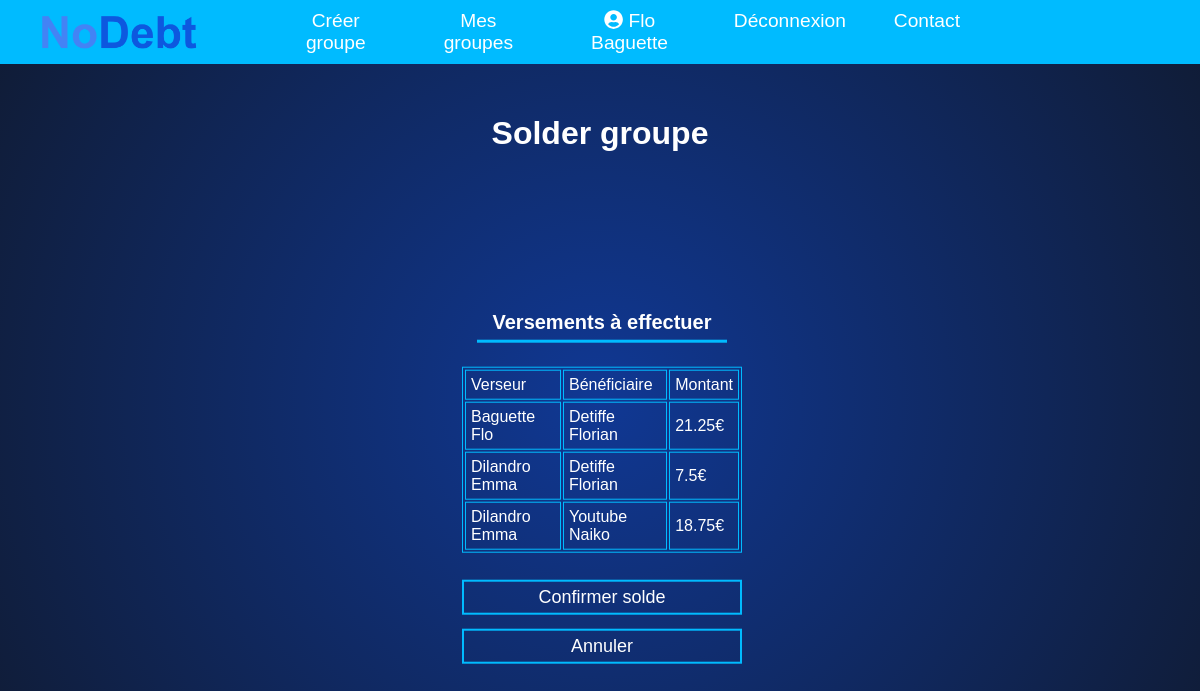
The app's page /soldeGroup.php?gid=4 (signed in) with its own data.
### tables this page shows
CREATE TABLE `Utilisateur` (
  `uid` int(11) NOT NULL,
  `courriel` varchar(256) NOT NULL,
  `nom` text,
  `prenom` text,
  `motPasse` text,
  `estActif` tinyint(1) DEFAULT NULL
);

CREATE TABLE `Groupe` (
  `gid` int(11) NOT NULL,
  `nom` text,
  `devise` varchar(20) DEFAULT NULL,
  `uid` int(11) DEFAULT NULL
);

CREATE TABLE `Participer` (
  `uid` int(11) NOT NULL,
  `gid` int(11) NOT NULL,
  `estConfirme` tinyint(1) DEFAULT NULL
);

### php/db_depense.inc.php (called while the page is built, shortened)
<?php
class DepenseRepository {
    public function getTotalByGid($gid) {
        $result  = null;
        try {
            $bdd = DBLink::connect2db(MYDB, $message);
            $stmt = $bdd->prepare("SELECT SUM(montant) FROM ".self::TABLE_NAME." WHERE gid = :gid");
            $stmt->bindValue(':gid', $gid);
            if ($stmt->execute()){
                $result = $stmt->fetch(PDO::FETCH_NUM);
            }
        } catch(PDOException $e) {}
        return $result[0];
    }
    public function getTotalFromUserByGid($uid, $gid) {
        $result  = null;
        try {
            $bdd = DBLink::connect2db(MYDB, $message);
            $stmt = $bdd->prepare("SELECT SUM(montant) FROM ".self::TABLE_NAME." WHERE gid = :gid && uid = :uid");
            $stmt->bindValue(':gid', $gid);
            $stmt->bindValue(':uid', $uid);
            if ($stmt->execute()){
                $result = $stmt->fetch(PDO::FETCH_NUM);
            }
        } catch(PDOException $e) {}
        return $result[0];
    }
}

### php/db_utilisateur.inc.php (called while the page is built, shortened)
<?php
class UtilisateurRepository {
    public function getUtilisateurById($uid) {
        $result = null;
        try {
            $bdd = DBLink::connect2db(MYDB, $message);
            $stmt = $bdd->prepare("SELECT * FROM " . self::TABLE_NAME . " WHERE uid = :uid");
            $stmt->bindValue(':uid', $uid);
            if ($stmt->execute()) {
                $result = $stmt->fetchObject("Utilisateur\Utilisateur");
            } else {
                $message .= 'Une erreur système est survenue.<br> Veuillez essayer à nouveau plus tard ou contactez l\'administrateur du site. (Code erreur: ' . $stmt->errorCode() . ')<br>';
            }
        } catch (PDOException $e) {
            $message .= $e->getMessage() . '<br>';
        }
        return $result;
    }
    public function getUtilisateursFromGid($gid) {
        $result  = null;
        try {
            $bdd = DBLink::connect2db(MYDB, $message);
            $stmt = $bdd->prepare("SELECT * FROM ".self::TABLE_NAME." u JOIN Participer p on u.uid = p.uid WHERE p.gid = :gid && p.estConfirme = 1");
            $stmt->bindValue(':gid', $gid);
            if ($stmt->execute()){
                $result = $stmt->fetchAll(PDO::FETCH_CLASS, "Utilisateur\Utilisateur");
            }
        } catch(PDOException $e) {}
        return $result;
    }
}

### php/myFct.inc.php (called while the page is built, shortened)
<?php
require_once 'db_utilisateur.inc.php';
function calculerVersements(array $differenceArray, array $versements)
{
    foreach ($differenceArray as $currentUid => $currentD) {
        if ($currentD > 0) {
            while ($currentD != 0) {
                $initialD = $currentD;
                $firstNeg = getFirstNegative($differenceArray);
                $currentD += $firstNeg[1];
                if ($currentD < 0) {
                    $prob = abs($currentD);
                    $firstNeg[1] = $currentD;
                    $versement = new Versement();
                    $versement->uidVerseur = $firstNeg[0];
                    $versement->uidBenefi = $currentUid;
                    $versement->montant = $initialD;
                    $versements[] = $versement;
                    $currentD += $prob;
                    actualizeFirstNeg($differenceArray, $firstNeg);
                    actualizeCurrent($differenceArray, $currentUid, $currentD);
                } else if ($currentD > 0) {
                    $versement = new Versement();
                    $versement->uidVerseur = $firstNeg[0];
                    $versement->uidBenefi = $currentUid;
                    $versement->montant = abs($firstNeg[1]);
                    $versements[] = $versement;
                    $firstNeg[1] = 0;
                    actualizeFirstNeg($differenceArray, $firstNeg);
                    actualizeCurrent($differenceArray, $currentUid, $currentD);
                } else {
                    $versement = new Versement();
                    $versement->uidVerseur = $firstNeg[0];
                    $versement->uidBenefi = $currentUid;
                    $versement->montant = abs($firstNeg[1]);
                    $versements[] = $versement;
                }
            }
        }
    }
    return array($versements, $differenceArray);
}
function getFirstNegative($differenceArray) {
    foreach ($differenceArray as $uid => $d) {
        if($d < 0) {
            return array($uid, $d);
        }
    }
    return NULL;
}
function actualizeCurrent(&$differenceArray, $currentUid, $currentD) {
    foreach ($differenceArray as $uid => $d) {
        if($currentUid == $uid) {
            $differenceArray[$uid] = $currentD;
        }
    }
}

### php/db_groupe.inc.php (called while the page is built, shortened)
<?php
class GroupeRepository {
    public function showGroupById($gid) {
        $result = null;
        try {
            $bdd = DBLink::connect2db(MYDB, $message);
            $stmt = $bdd->prepare("SELECT * FROM " . self::TABLE_NAME . " WHERE gid = :gid");
            $stmt->bindValue(':gid', $gid);
            if ($stmt->execute()) {
                $result = $stmt->fetchObject("Groupe\Groupe");
            } else {
                $message .= 'Une erreur système est survenue.<br> Veuillez essayer à nouveau plus tard ou contactez l\'administrateur du site. (Code erreur: ' . $stmt->errorCode() . ')<br>';
            }
        } catch (PDOException $e) {
            $message .= $e->getMessage() . '<br>';
        }
        return $result;
    }
}

### soldeGroup.php (the view, shortened to what this page needs)
<?php
require_once 'php/db_depense.inc.php';
require_once 'php/db_utilisateur.inc.php';
require_once 'php/db_groupe.inc.php';
require_once 'php/myFct.inc.php';
$gid = $_GET['gid'];
$groupeRepository = new GroupeRepository();
$group = $groupeRepository->showGroupById($gid);
$devise = "";
if (strcmp($group->devise, "euro") == 0) {
    $devise = "€";
} else {
    $devise = "$";
}
$utilisateurRepository = new UtilisateurRepository();
$utilisateurs = $utilisateurRepository->getUtilisateursFromGid($gid);
$depenseRepository = new DepenseRepository();
$depenses = $depenseRepository->getAllDepenseByGid($gid);
$total = $depenseRepository->getTotalByGid($gid);
$moyPerUser = $total / sizeof($utilisateurs);
$differenceArray = array();
foreach ($utilisateurs as $u) {
    $diff = round(($depenseRepository->getTotalFromUserByGid($u->uid, $gid) - $moyPerUser), 2);
    $differenceArray[$u->uid] = $diff;
}
if (empty($depenses)) {
    $message = "Il n'y a aucune dépense pour ce groupe";
} else if (sizeof($utilisateurs) == 1) {
    $message = "Il n'y a qu'un seul utilisateur dans ce groupe";
} else {
    $versements = array();
    list($versements, $differenceArray) = calculerVersements($differenceArray, $versements);
}
include("inc/header.inc.php");
?>
<main class="groupsMain">
    <h1>Solder groupe</h1>
    <section>
        <form method="post">
            <fieldset class="fieldset-box">
                <h2>Versements à effectuer</h2>
                <?php
                if (isset($versements)) {
                    echo '
                        <table class="groupsTab">
                <tr>
                    <td>Verseur</td>
                    <td>Bénéficiaire</td>
                    <td>Montant</td>
                </tr>';
                    foreach ($versements as $v) {
                        $verseur = $utilisateurRepository->getUtilisateurById($v->uidVerseur);
                        $benefi = $utilisateurRepository->getUtilisateurById($v->uidBenefi);
                        echo '
                    <tr>
                        <td>' . $verseur->nom . ' ' . $verseur->prenom . '</td>
                        <td>' . $benefi->nom . ' ' . $benefi->prenom . '</td>
                        <td>' . $v->montant . $devise . '</td>
                    </tr>
                    ';
                    }
                    echo '</table>';
                }
                ?>
                <?php
                if (empty($message)) {
                    echo '
                <input class="btn" type="submit" name="oui" value="Confirmer solde">
                <input class="btn" type="submit" name="non" value="Annuler">
                    ';
                }
                ?>
            </fieldset>
        </form>
    </section>
</main>

### css/styles.css (style rules this page uses)
html, .textbox input, textarea { color: white; }
body { margin: 0; padding: 0; height: 100vh; font-family: sans-serif; background: radial-gradient(circle, rgba(16,56,148,1) 0%, rgba(16,27,51,1) 100%); }
.fieldset-box { margin-top: 50px; width: 280px; position: absolute; top: 27em; left: 50%; transform: translate(-50%, -50%); color: white; border: 0; }
.fieldset-box h2 { font-size: 20px; border-bottom: 3px solid #00BBFF; margin-bottom: 0; padding: 6px 0; }
.btn { width: 100%; background: none; border: 2px solid #00BBFF; color: white; padding: 5px; font-size: 18px; cursor: pointer; margin: 7px 0; transition: border-radius ease-in-out 200ms; }
.groupsMain { padding-top: 100px; }
.groupsMain h1, h2 { text-align: center; margin: 15px; }
.groupsMain section { display: flex; justify-content: center; flex-wrap: wrap; }
.groupsTab { margin-top: 1.5em; margin-left: auto; margin-right: auto; }
.groupsTab, td { border: 1px solid #00BBFF; margin-bottom: 20px; }
.groupsTab td { padding: 5px; }

### records on screen
utilisateur: nom "Baguette", prenom "Flo"
utilisateur: nom "Detiffe", prenom "Florian"
groupe: devise "€"
utilisateur: nom "Dilandro", prenom "Emma"
utilisateur: nom "Youtube", prenom "Naiko"
participer: uid "18.75"

### other values on screen
$_SESSION['prenom'] "Flo"
$_SESSION['nom'] "Baguette"
$v->montant "21.25"
$v->montant "7.5"
